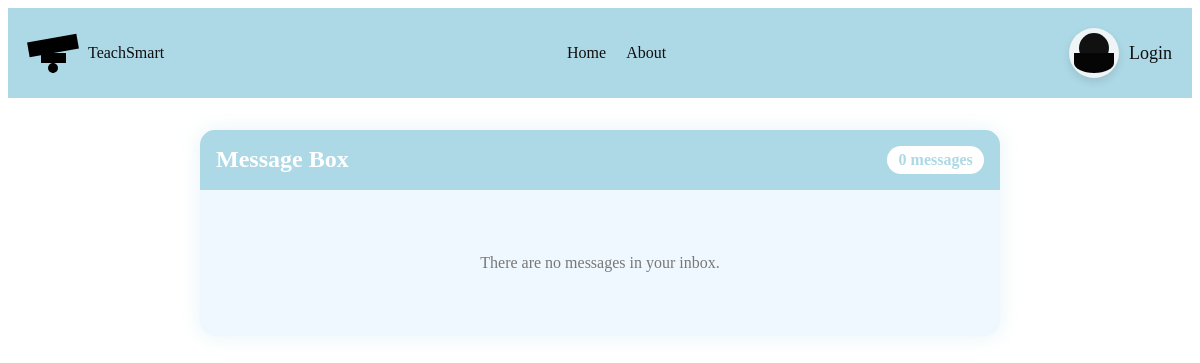
Before: /inbox/ with the older database file.
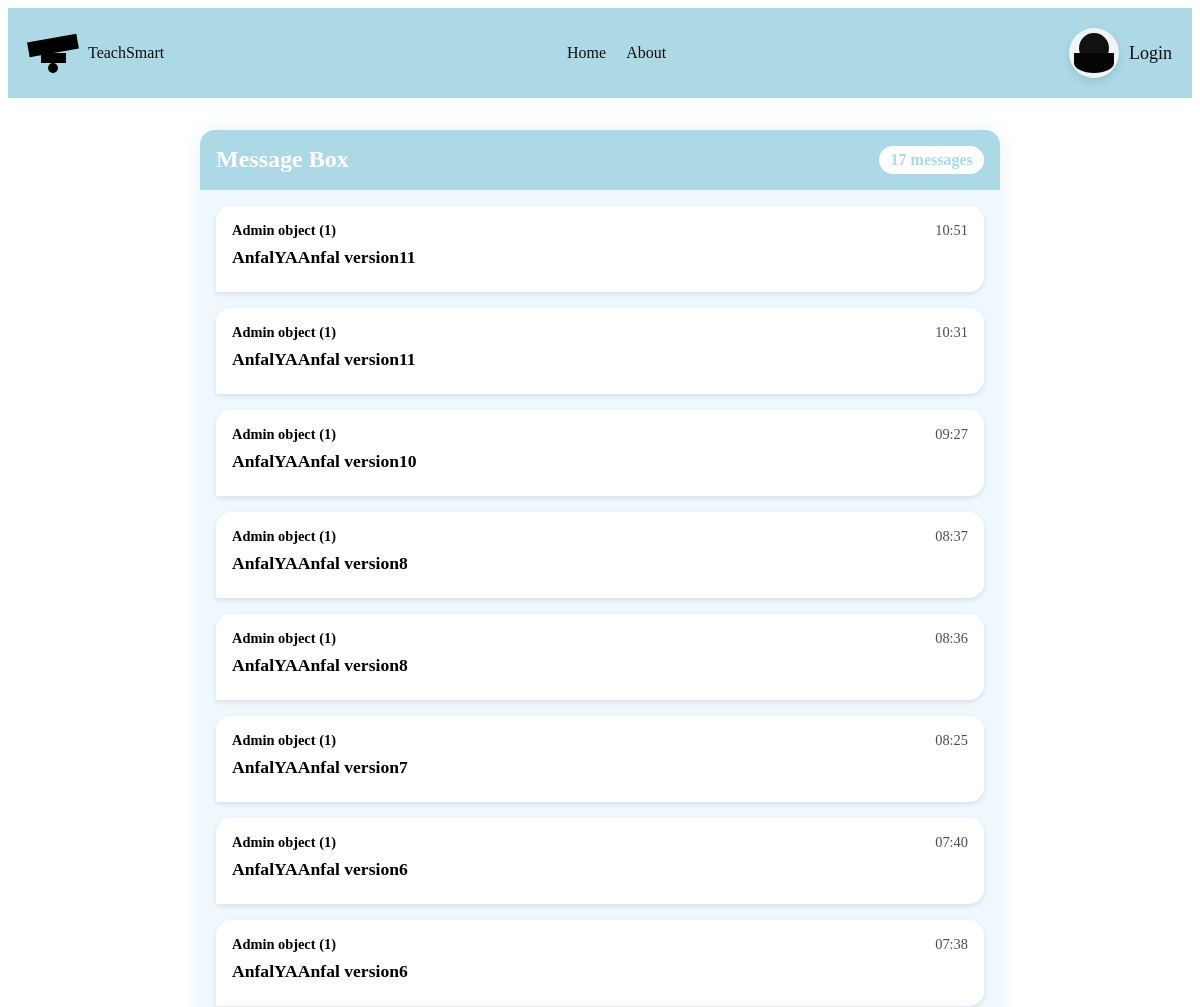
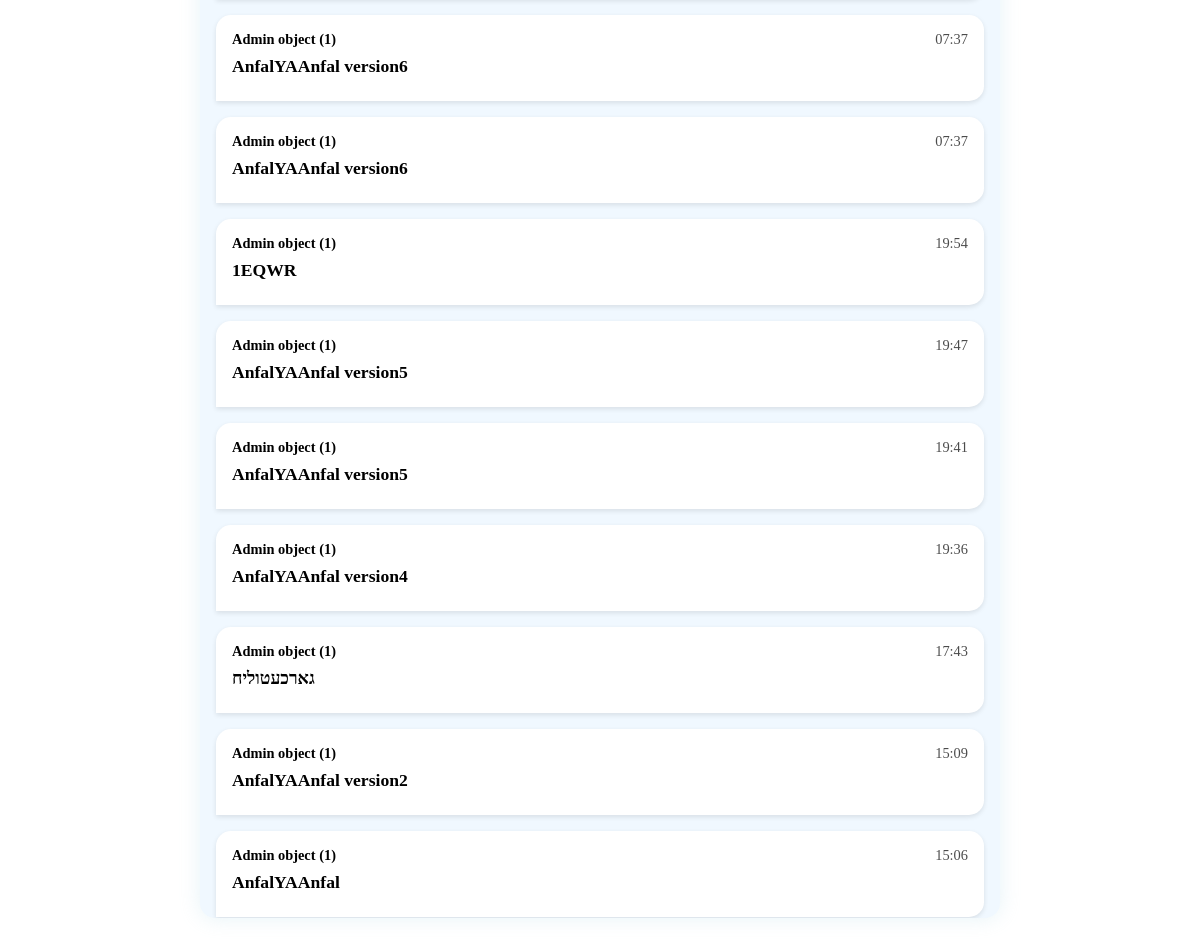
After: the same page with the newer database file (2 pictures, top to bottom).
### tsweb/models.py (models this page shows, shortened)
class Message(models.Model):
    sender = models.ForeignKey(Admin, on_delete=models.CASCADE, related_name='sent_messages')
    recipients = models.ManyToManyField(Teacher, related_name='received_messages')
    subject = models.CharField(max_length=200)
    content = models.TextField()
    created_at = models.DateTimeField(auto_now_add=True)

class Admin(models.Model):
    username = models.CharField(max_length=30, unique=True)
    password = models.CharField(max_length=128)

### tsweb/views.py (the view)
# urls.py: path('inbox/', views.inbox, name='inbox'),
def inbox(request):
    try:
        teacher = Teacher.objects.get(id_number=123454675)
        messages = teacher.received_messages.all().order_by('-created_at')
    except Teacher.DoesNotExist:
        raise PermissionDenied("Only teachers can view their inbox.")
    return render(request, 'inbox.html', {'messages': messages})

### tsweb/Templates/inbox.html (shortened to what this page needs)
{% extends 'base.html' %}
{% block content %}
<div class="chat-container">
    <div class="chat-header">
        <h2>Message Box</h2>
        <span class="message-count">{{ messages|length }} messages</span>
    </div>
    <div class="chat-messages">
        {% for message in messages %}
            <div class="message-bubble {% if message.sender == request.user %}outgoing{% else %}incoming{% endif %}">
                <div class="message-info">
                    <span class="sender">{{ message.sender }}</span>
                    <span class="time">{{ message.created_at|time:"H:i" }}</span>
                </div>
                <div class="message-content">
                    <h3 class="subject" onclick="toggleContent(this)">{{ message.subject }}</h3>
                </div>
            </div>
        {% empty %}
            <div class="no-messages">
                <p>There are no messages in your inbox.</p>
            </div>
        {% endfor %}
    </div>
</div>
{% endblock %}

### tsweb/Templates/base.html (shortened to what this page needs)
<!DOCTYPE html>
<html lang="en" dir="ltr">
<head>
    {% load static %}
    <link rel="stylesheet" href="{% static 'css/base.css' %}">
</head>
<body>
    <header>
        <div class="logo">
            <div class="graduation-hat">
                <div class="hat-top"></div>
                <div class="hat-tassel"></div>
            </div>
            <span>TeachSmart</span>
        </div>
        <nav>
            <ul>
                <li><a href="/">Home</a></li>
                <li><a href="home.html#about">About</a></li>
            </ul>
        </nav>
        <div class="auth-buttons">
            <a href="#login" class="login-button">
                <div class="user-icon"></div>
                <span class="login-text">Login</span>
            </a>
        </div>
    </header>
    <main>
        {% block content %}{% endblock %}
    </main>
</body>
</html>

### static/css/base.css (style rules this page uses)
header { display: flex; justify-content: space-between; align-items: center; padding: 20px; background-color:#add8e6; color: #0f0f0f; }
.logo { display: flex; align-items: center; }
.graduation-hat { width: 50px; height: 30px; position: relative; margin-right: 10px; }
.hat-top { width: 100%; height: 50%; background-color: #000; position: absolute; top: 0; left: 0; transform: rotate(-10deg); }
.hat-tassel { width: 2px; height: 20px; background-color: #000; position: absolute; top: 50%; left: 50%; transform: translateX(-50%); }
.hat-tassel::after { content: ''; width: 10px; height: 10px; background-color: #000; border-radius: 50%; position: absolute; bottom: 0; left: 50%; transform: translateX(-50%); }
nav ul { list-style: none; display: flex; gap: 20px; padding: 0; margin: 0; }
nav a { text-decoration: none; color: #0f0f0f; }
.auth-buttons { display: flex; align-items: center; }
.login-button { display: flex; align-items: center; gap: 10px; text-decoration: none; color: #0f0f0f; font-size: 18px; }
.user-icon { width: 50px; height: 50px; background-color: #eff4f6; border-radius: 50%; position: relative; cursor: pointer; display: flex; justify-content: center; align-items: center; box-shadow: 0 4px 8px rgba(0, 0, 0, 0.1); }
.user-icon::before { content: ''; width: 60%; height: 60%; background-color: #121111; border-radius: 50%; position: absolute; top: 10%; }
.user-icon::after { content: ''; width: 80%; height: 40%; background-color: #050505; border-radius: 0 0 50% 50%; position: absolute; bottom: 10%; }

### tsweb/Templates/inbox.html (style rules this page uses)
.chat-container { max-width: 800px; margin: 2rem auto; background-color: #f0f8ff; border-radius: 15px; overflow: hidden; box-shadow: 0 0 20px rgba(173, 216, 230, 0.3); }
.chat-header { background-color: #add8e6; color: #fff; padding: 1rem; display: flex; justify-content: space-between; align-items: center; }
.chat-header h2 { margin: 0; font-size: 1.5rem; }
.message-count { background-color: #fff; color: #add8e6; padding: 0.3rem 0.7rem; border-radius: 20px; font-weight: bold; }
.chat-messages { padding: 1rem; max-height: 70vh; overflow-y: auto; }
.message-bubble { max-width: 100%; margin-bottom: 1rem; padding: 1rem; border-radius: 15px; box-shadow: 0 2px 5px rgba(0, 0, 0, 0.1); transition: all 0.3s ease; }
.incoming { background-color: #fff; margin-right: auto; border-bottom-left-radius: 0; }
.message-info { display: flex; justify-content: space-between; margin-bottom: 0.5rem; font-size: 0.9rem; }
.sender { font-weight: bold; }
.time { opacity: 0.7; }
.subject { margin: 0 0 0.5rem 0; font-size: 1.1rem; }

Changed rows visible on the page:
added Message: sender "Admin object (1)", created_at "10:51", subject "AnfalYAAnfal version11"
added Message: sender "Admin object (1)", created_at "10:31", subject "AnfalYAAnfal version11"
added Message: sender "Admin object (1)", created_at "09:27", subject "AnfalYAAnfal version10"
added Message: sender "Admin object (1)", created_at "08:37", subject "AnfalYAAnfal version8"
added Message: sender "Admin object (1)", created_at "08:36", subject "AnfalYAAnfal version8"
added Message: sender "Admin object (1)", created_at "08:25", subject "AnfalYAAnfal version7"
added Message: sender "Admin object (1)", created_at "07:40", subject "AnfalYAAnfal version6"
added Message: sender "Admin object (1)", created_at "07:38", subject "AnfalYAAnfal version6"
added Message: sender "Admin object (1)", created_at "07:37", subject "AnfalYAAnfal version6"
added Message: sender "Admin object (1)", created_at "07:37", subject "AnfalYAAnfal version6"
added Message: sender "Admin object (1)", created_at "19:54", subject "1EQWR"
added Message: sender "Admin object (1)", created_at "19:47", subject "AnfalYAAnfal version5"
added Message: sender "Admin object (1)", created_at "19:41", subject "AnfalYAAnfal version5"
added Message: sender "Admin object (1)", created_at "19:36", subject "AnfalYAAnfal version4"
added Message: sender "Admin object (1)", created_at "17:43", subject "גארכעטוליח"
added Message: sender "Admin object (1)", created_at "15:09", subject "AnfalYAAnfal version2"
added Message: sender "Admin object (1)", created_at "15:06", subject "AnfalYAAnfal"
Other visible differences:
{{ messages|length }}: "0" → "17"
text no longer shown: "There are no messages in your inbox."
